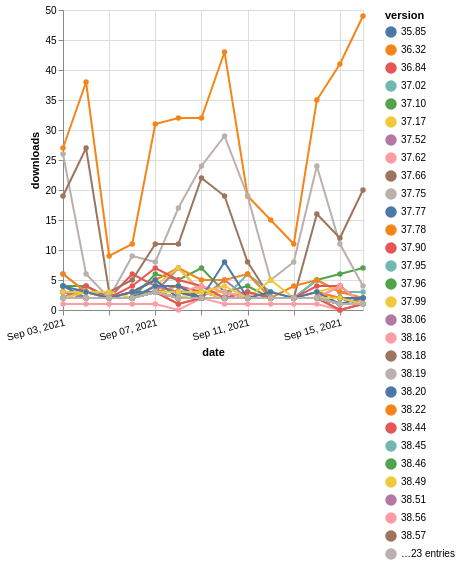

This figure's Vega-Lite source:
### Vega-Lite specification from a JSON file in a GitHub repository (floating-point values rounded to 4 significant figures; data arrays with more than 128 entries replaced by an {"elided": "..."} marker saying what was removed)
{"$schema": "https://vega.github.io/schema/vega-lite/v5.json", "description": "A simple bar chart with embedded data.", "data": {"values": {"elided": "728 records"}}, "width": "container", "mark": {"type": "line", "point": {"filled": true}}, "encoding": {"x": {"field": "date", "type": "temporal", "timeUnit": "yearmonthdate", "title": "date", "axis": {"labelAngle": -15}}, "y": {"field": "delta", "type": "quantitative", "title": "downloads"}, "color": {"field": "version", "type": "nominal"}, "tooltip": {"field": "delta"}}}
